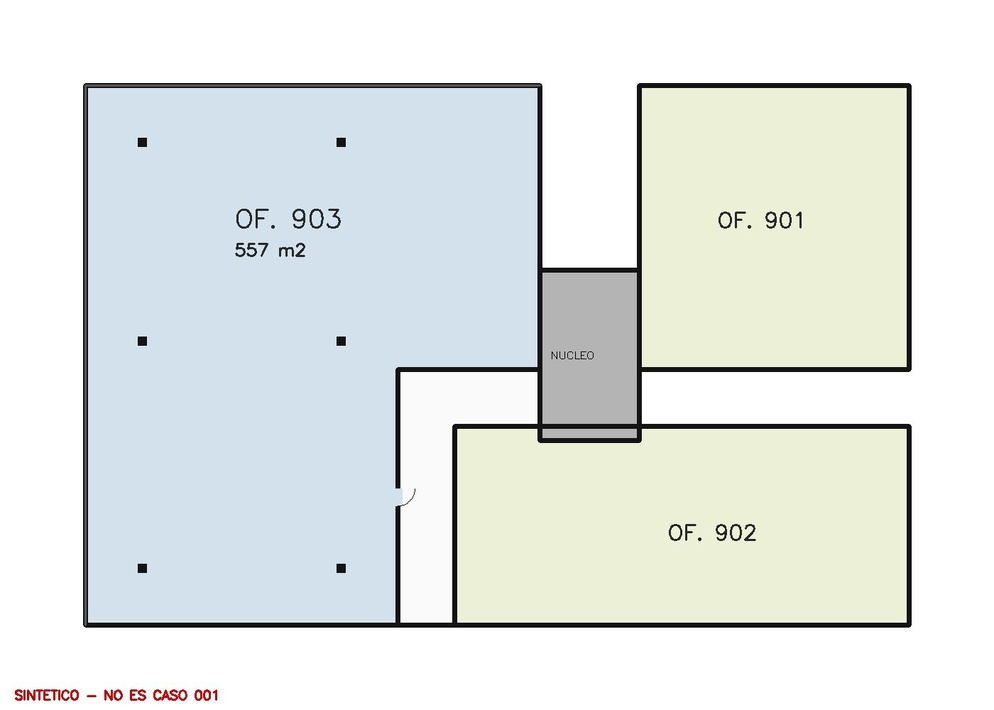
#> input picture cases/900_synthetic_fixture/original.jpg, 994 x 710 px, shrunk from 1400 x 1000 before the run; its folder holds only this picture in this run
$ python -i core_geometry.py   (imports and definitions only)
#> lines starting #> are read from the running program, lines starting #| are printed output that depends on the picture; after the words box and inside, x2 and y2 are one past the last pixel; in counts of white or black regions, pixels touching at a corner belong together
#> further down, picture is the input picture: shape (710, 994, 3); mean B, G, R 230, 232.5, 227.7
### src/escalimetro/segmentation/structural.py
"""E16.7 — evidencia estructural en un dibujo de arquitectura.

DEFINICIÓN OPERACIONAL
----------------------
Hasta E16.6 el motor identificaba lo dibujado con una sola regla:

    tinta  ==  gris < 110

Esa regla no describe un dibujo: describe una *tinta concreta*. Un plano puede estar trazado en
negro sólido, en gris medio, en gris claro, o impreso con un tóner gastado, y sigue siendo el mismo
dibujo con el mismo contenido. Lo que no cambia entre esas versiones es la RELACIÓN entre el trazo y
el papel sobre el que está: el trazo es **más oscuro que el fondo que lo rodea**. Un umbral global
mide la primera propiedad —contingente— e ignora la segunda, que es la que define un dibujo.

De ahí la definición que este módulo implementa:

    EVIDENCIA ESTRUCTURAL = píxel materialmente más oscuro que el fondo LOCAL del papel,
                            medido a la escala de trazo del dibujo.

"Materialmente" y "escala de trazo" son las dos únicas magnitudes que hay que fijar, y ninguna de
las dos es una propiedad de un caso:

* `min_contrast` — cuánto más oscuro. Es una constante del MEDIO, no del dibujo: en un raster de 8
  bits, el ruido de escaneo, la compresión y el antialias mueven el gris unos pocos niveles; un
  trazo deliberado mueve decenas. 25 niveles ≈ 10 % del rango es el punto donde deja de haber duda.
  No se eligió mirando ningún plano real: se eligió por el rango del formato.
* `stroke_scale_frac` — a qué escala se mide "el fondo local". El fondo se estima cerrando la imagen
  con un elemento cuadrado más ancho que cualquier trazo y más angosto que cualquier recinto: un
  trazo desaparece bajo ese cierre (y por tanto se revela como más oscuro que su fondo), un recinto
  no. 1 % del lado mayor cumple las dos cosas en cualquier dibujo cuya escala de trazo sea la de un
  plano: a 1788 px son 18 px, a 800 px son 8 px.

QUÉ NO ES ESTO
--------------
No es un detector de muros. No distingue muro de mobiliario, de texto ni de marca de agua, y no
tiene por qué: la segmentación whole-shell no pregunta *qué es cada trazo*, pregunta *qué queda
encerrado*. Convertir esto en un clasificador de elementos sería resolver un problema mayor —
parsing CAD— para responder una pregunta menor. Lo que este módulo entrega es la capa que faltaba:
un mapa de barreras que representa lo que hay dibujado, en vez de lo que resulta ser oscuro.

BLACK-HAT Y LOS TRAZOS GRUESOS
------------------------------
`closing(gris) - gris` deja en cero el interior de una mancha oscura más ancha que el elemento
estructurante: de un bloque macizo se marca su borde, no su relleno. Para el propósito de este
módulo eso es irrelevante y conviene decirlo explícitamente: el borde de un bloque macizo es un
anillo cerrado, y la conectividad con el exterior no distingue un anillo de un disco. Lo que el
bloque encierra sigue quedando encerrado.
"""
from __future__ import annotations

from dataclasses import dataclass, field
from typing import Dict, Optional, Tuple

import cv2
import numpy as np

# Constantes del medio y de la escala de dibujo. No son constantes de ningún caso.
MIN_CONTRAST = 25          # niveles de gris (de 255) que separan trazo de ruido/antialias
STROKE_SCALE_FRAC = 0.01   # ancho del elemento estructurante como fracción del lado mayor
STROKE_SCALE_MIN = 3
STROKE_SCALE_MAX = 51


@dataclass
class StructuralInk:
    """Mapa de evidencia estructural + cómo se obtuvo (E16.7 §18: nada de parámetros ocultos)."""
    ink: np.ndarray                      # uint8 0/255
    params: Dict = field(default_factory=dict)
    diagnostics: Dict = field(default_factory=dict)


def stroke_scale_px(shape: Tuple[int, int], frac: float = STROKE_SCALE_FRAC) -> int:
    """Elemento estructurante impar derivado del tamaño de la imagen, no de un caso."""
    h, w = shape[:2]
    k = int(round(max(h, w) * float(frac)))
    k = max(STROKE_SCALE_MIN, min(STROKE_SCALE_MAX, k))
    return k if k % 2 == 1 else k + 1


def structural_ink(image, min_contrast: int = MIN_CONTRAST,
                   stroke_scale_frac: float = STROKE_SCALE_FRAC,
                   roi: Optional[Tuple[int, int, int, int]] = None) -> StructuralInk:
    """Trazo = más oscuro que el fondo local por al menos `min_contrast` niveles."""
#> called with min_contrast = 25, stroke_scale_frac = 0.01
    gray = cv2.cvtColor(image, cv2.COLOR_BGR2GRAY) if image.ndim == 3 else image
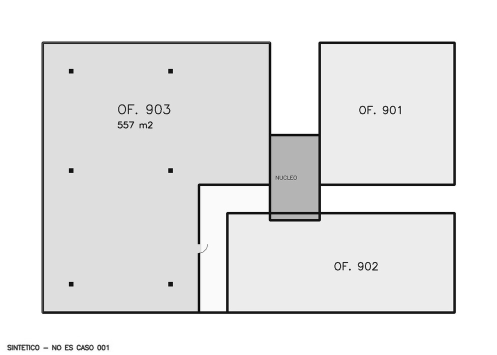
#> gray: shape (710, 994) (shown at 1/2 size); min 0, max 255, mean 230.8
    h, w = gray.shape[:2]
    k = stroke_scale_px(gray.shape, stroke_scale_frac)
    ker = cv2.getStructuringElement(cv2.MORPH_RECT, (k, k))
    background = cv2.morphologyEx(gray, cv2.MORPH_CLOSE, ker)     # papel, sin los trazos
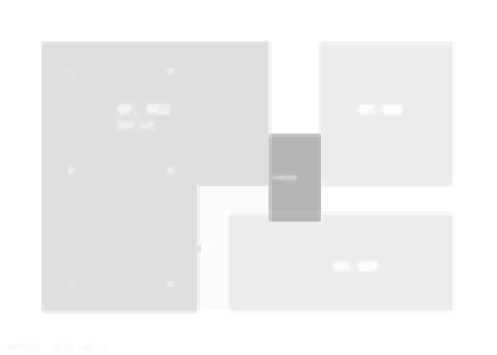
#> background: shape (710, 994) (shown at 1/2 size); min 180, max 255, mean 238.9
    contrast = cv2.subtract(background, gray)                     # cuánto más oscuro que su fondo
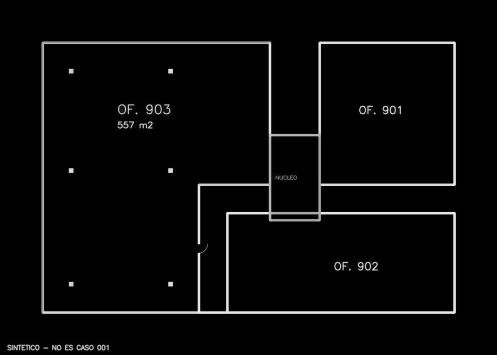
#> contrast: shape (710, 994) (shown at 1/2 size); min 0, max 255, mean 8.1
    ink = (contrast >= int(min_contrast)).astype(np.uint8) * 255
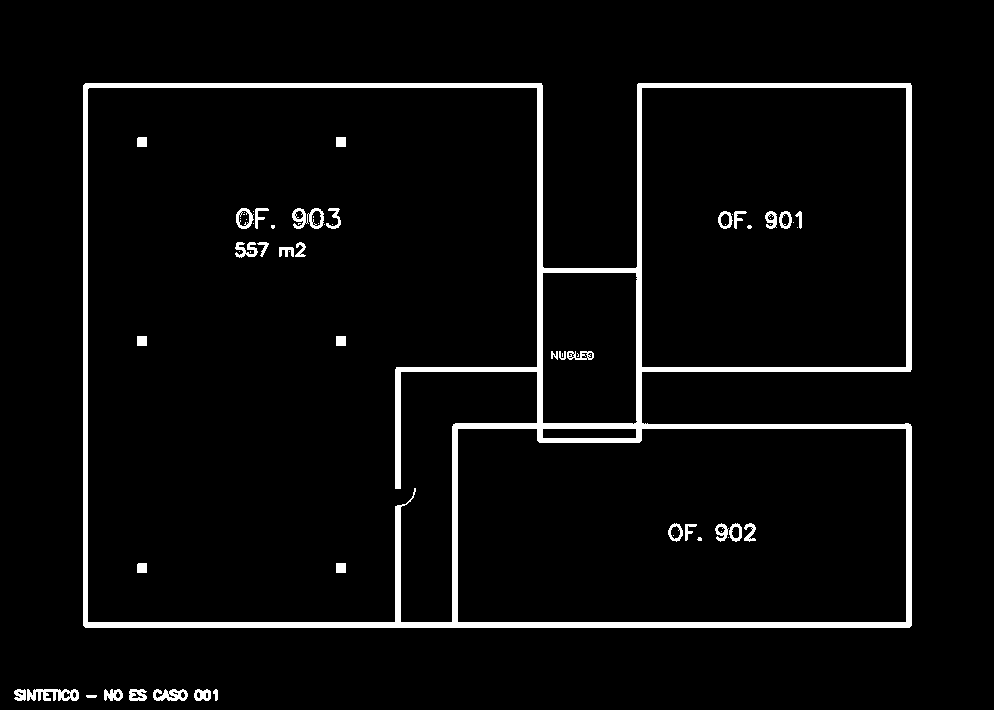
#> ink: shape (710, 994); 4.4% white; 64 white regions (28 under 20 px), largest, box (x1, y1, x2, y2) and area: (83, 83, 912, 628) 26217, (27, 689, 79, 701) 424, (292, 208, 324, 229) 335

    if roi:
        x0, y0, x1, y1 = map(int, roi)
        sub = ink[y0:y1, x0:x1]
        area = max(1, (x1 - x0) * (y1 - y0))
    else:
        sub, area = ink, h * w
#> area = 705740
    diag = {
        "ink_frac_roi": round(float((sub > 0).sum()) / area, 6),
        "contrast_p99": float(np.percentile(contrast, 99)),
        "background_median": float(np.median(background)),
    }
#> diag = {'ink_frac_roi': 0.0437, 'contrast_p99': 227, 'background_median': 236}
    return StructuralInk(ink=ink,
                         params={"method": "local_contrast_blackhat",
                                 "min_contrast": int(min_contrast),
                                 "stroke_scale_frac": float(stroke_scale_frac),
                                 "stroke_scale_px": int(k)},
                         diagnostics=diag)


# ---------------------------------------------------------------------------------------------
# CONTRATO DE ACEPTACIÓN DEL MAPA DE BARRERAS (E16.7 §16)
#
# Distinto y anterior al contrato de aceptación de la MÁSCARA (E16.6). Aquí no se juzga si la huella
# resultante es plausible: se juzga si el dibujo aporta, en absoluto, una barrera con la que valga la
# pena preguntar por conectividad. Los tres criterios están declarados antes de correr ningún caso.
# ---------------------------------------------------------------------------------------------
BARRIER_ACCEPTANCE = {
    # hay dibujo, y sigue siendo mayormente papel: una hoja casi vacía o casi negra no es un plano
    "ink_frac_min": 0.002,
    "ink_frac_max": 0.60,
    # una barrera perimetral es una estructura A ESCALA DEL DIBUJO: su mayor componente conectada
    # abarca al menos media diagonal de la región de interés. Mobiliario suelto y rótulos no.
    "span_ratio_min": 0.50,
    # ni la barrera tapa la hoja entera ni el exterior alcanza todo: tiene que encerrar algo
    "outside_frac_min": 0.02,
    "outside_frac_max": 0.98,
}


# [36 lines left out: functions barrier_diagnostics, barrier_accept, not called in this run]

### src/escalimetro/geometry/core_geometry.py
"""E16.10 — geometría de núcleo guiada por semántica, decidida por código determinista.

LA ARQUITECTURA QUE ESTE MÓDULO IMPLEMENTA

    pista semántica  →  reducción del espacio de búsqueda
                     →  GEOMETRÍA DETERMINISTA sobre evidencia estructural
                     →  CONTRATO DE ACEPTACIÓN que puede vetar

La pista dice *dónde mirar*. No dice dónde está el borde. El borde sale de las mismas señales que los
ciclos anteriores dejaron validadas —evidencia estructural (E16.7), muros por grosor y linealidad
(E16.8-CORE), celdas interiores cerradas, conectividad— y el resultado puede quedar FUERA del
recuadro de la pista si la estructura continúa, o MUCHO MÁS CHICO si no la hay. Las dos cosas se
miden y se reportan (`hint_iou`, `outside_hint_frac`): si el polígono coincidiera con el recuadro,
sería una copia disfrazada y el informe lo mostraría.

QUÉ ES UN NÚCLEO, OPERACIONALMENTE

Una región interior de infraestructura permanente: construida (mucho muro por unidad de superficie),
compacta, conectada, con circulación vertical adentro cuando el dibujo la deja ver, y que NO es
espacio ocupable normal. Ninguna de esas propiedades es "estar al centro" ni "ser un rectángulo".
"""
from __future__ import annotations

from dataclasses import dataclass, field
from typing import Dict, List, Optional, Tuple

import cv2
import numpy as np

from ..segmentation.structural import stroke_scale_px, structural_ink
from . import core_completeness as CC
from . import core_producer as CP
from .core_components import (CONTRACT_VERSION, CoreComponentSet, InvalidCoreGeometry,
                              MultiComponentCoreError, components_from_mask, normalize_components)

Point = Tuple[float, float]

# --- parámetros de la construcción geométrica ---------------------------------------------------
#: margen con el que se ensancha el recuadro de la pista para BUSCAR. Existe porque una pista es
#: aproximada por definición (E16.9 midió ±15-20 px de borde declarados por el propio intérprete):
#: buscar sólo dentro del recuadro heredaría su error. Fracción del lado mayor de la imagen.
SEARCH_MARGIN_FRAC = 0.03
#: radio con el que se enlazan piezas de estructura separadas por un vano o un pasillo. Es la escala
#: a la que dos bloques de servicio se leen como un mismo núcleo. Fracción del lado mayor.
LINK_FRAC = 0.025
#: para incorporar una componente de muro completa hace falta que ESA componente esté mayormente en
#: la zona de búsqueda. Impide que un muro de fachada —que apenas roza la zona— arrastre la planta.
LINK_MIN_OVERLAP = 0.50
#: una celda interior cerrada más grande que esto no es un ducto ni una caja de ascensor: es una
#: sala. Fracción de la huella.
ANCHOR_MAX_FRAC = 0.02


@dataclass
class CoreCandidate:
    mask: np.ndarray
    ring: List[Point]
    metrics: Dict
    accepted: bool = False
    reasons: List[str] = field(default_factory=list)
    notes: str = ""
    # E16.11 — dos preguntas distintas, dos estados distintos. `accepted` sigue significando lo que
    # significaba en E16.10 (plausibilidad) y ya no es el veredicto: el veredicto es `status`.
    plausibility_status: str = ""
    completeness_status: str = ""
    completeness_metrics: Dict = field(default_factory=dict)
    completeness_reasons: List[str] = field(default_factory=list)
    status: str = ""
    # E16.13.1 — la representación. `components` es la verdad geométrica del candidato; `ring` sólo
    # existe cuando esa verdad es UNA región.
    components: List[List[Point]] = field(default_factory=list)
    component_metrics: List[Dict] = field(default_factory=list)
    contract_version: str = CONTRACT_VERSION
    geometry_notes: str = ""

    # [16 lines left out: functions __post_init__, single_ring, not called in this run]


def wall_map(image_bgr: np.ndarray) -> np.ndarray:
    """Muro = trazo GRUESO y LINEAL.

    E16.7 estableció que la evidencia estructural no distingue muro de mobiliario, y que para
    preguntar *qué encierra el perímetro* esa distinción no hacía falta. Para un núcleo sí hace
    falta: un muro es un trazo que además es grueso respecto de la escala de trazo del dibujo y que
    se extiende en línea recta a lo largo de varias veces esa escala. Un mueble y una anotación no
    cumplen las dos cosas a la vez. Ambos tamaños se derivan de `stroke_scale_px`, es decir del
    tamaño de la imagen, no de un caso."""
    ink = (structural_ink(image_bgr).ink > 0).astype(np.uint8) * 255
    k = stroke_scale_px(ink.shape[:2])
    grosor = max(3, k // 4) | 1
    grueso = cv2.morphologyEx(ink, cv2.MORPH_OPEN,
                              cv2.getStructuringElement(cv2.MORPH_ELLIPSE, (grosor, grosor)))
#> grueso: shape (710, 994); 4.3% white; 46 white regions (11 under 20 px), largest, box (x1, y1, x2, y2) and area: (83, 83, 912, 628) 26167, (27, 689, 79, 701) 413, (153, 689, 188, 701) 280
    largo = max(9, 2 * k) | 1
    h = cv2.morphologyEx(grueso, cv2.MORPH_OPEN, cv2.getStructuringElement(cv2.MORPH_RECT, (largo, 1)))
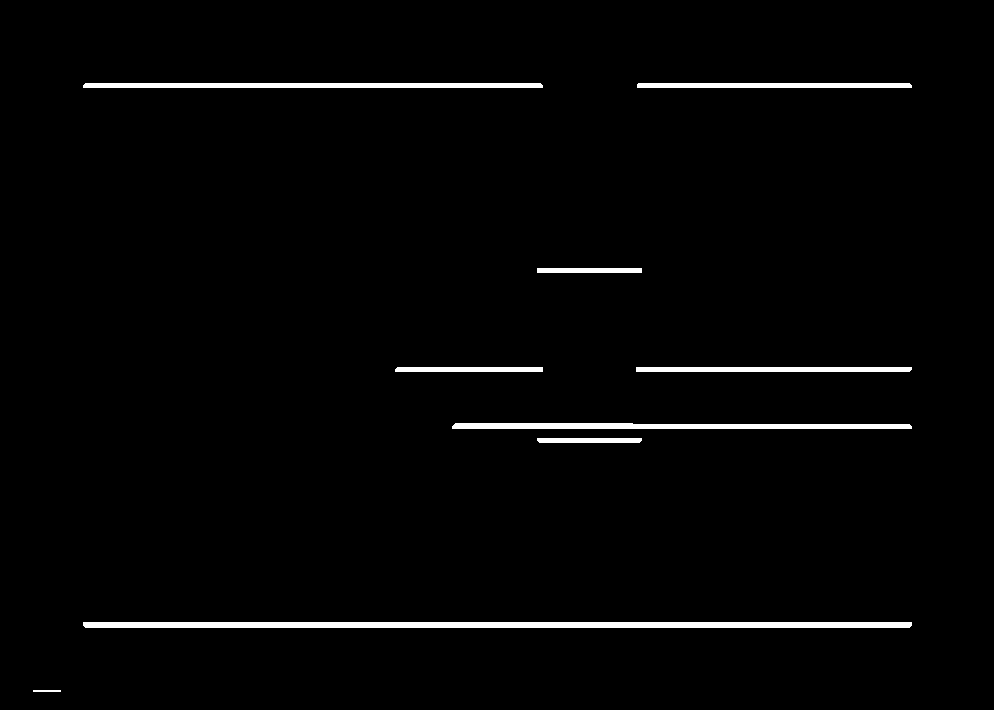
#> h: shape (710, 994); 2% white; 9 white regions, largest, box (x1, y1, x2, y2) and area: (83, 622, 912, 628) 4968, (452, 423, 912, 429) 2472, (83, 83, 543, 88) 2294
    v = cv2.morphologyEx(grueso, cv2.MORPH_OPEN, cv2.getStructuringElement(cv2.MORPH_RECT, (1, largo)))
#> v: shape (710, 994); 1.8% white; 8 white regions, largest, box (x1, y1, x2, y2) and area: (83, 83, 88, 628) 2719, (537, 83, 543, 443) 2154, (636, 83, 642, 443) 1937
    return ((h | v) > 0).astype(np.uint8) * 255
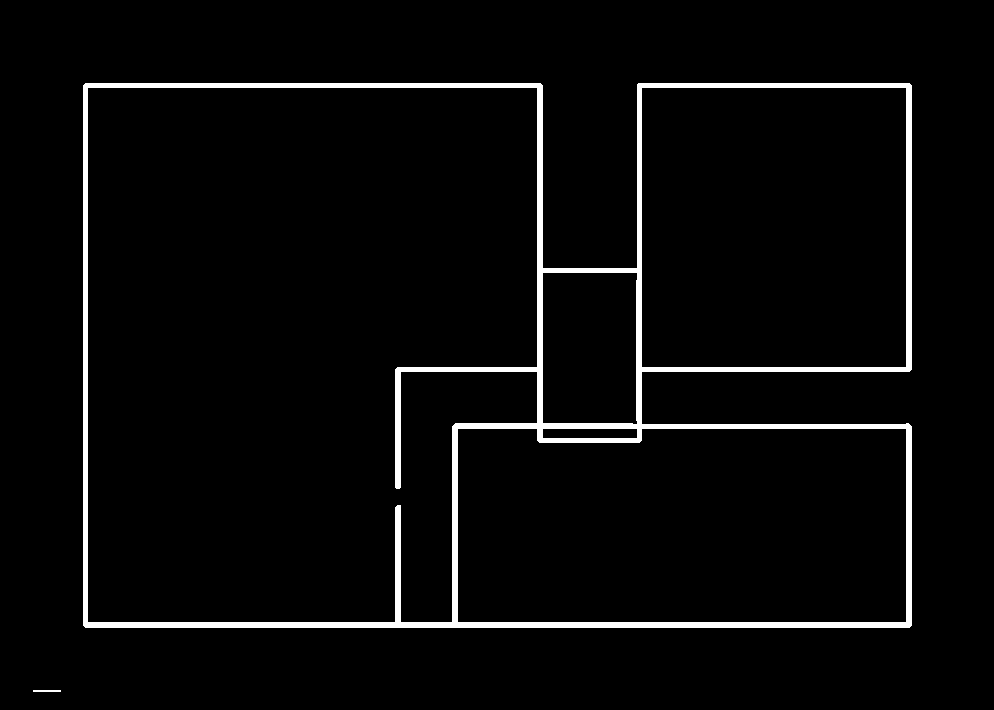
#> returned value: shape (710, 994); 3.7% white; 2 white regions, box (x1, y1, x2, y2) and area: (83, 83, 912, 628) 26140, (33, 690, 61, 692) 56


# [118 lines left out: functions enclosed_cell_anchors, open_floor, build_core, not called in this run]


# -----------------------------------------------------------------------------------------------
# CONTRATO DE ACEPTACIÓN DEL NÚCLEO (E16.10 §8, ámbitos migrados en E16.13.1)
#
# Congelado ANTES de mirar ningún caso de desarrollo. NINGÚN VALOR CAMBIA en este ciclo: lo único
# que cambia es DÓNDE se pregunta cada propiedad, y que `components_max` deja de existir.
#
#   MÉTRICA                 ÁMBITO            POR QUÉ
#   wall_fraction           PER-COMPONENT     cada región tiene que estar construida; promediar deja
#                                             que una región maciza tape una vacía
#   solidity                PER-COMPONENT     un bloque es compacto. La envolvente convexa de la
#                                             UNIÓN atraviesa la circulación entre regiones, así que
#                                             a nivel de unión mide el reparto de la planta y no la
#                                             forma del objeto  → OBSOLETA como métrica de unión
#   open_floor_invasion     PER-COMPONENT     una región que es piso ocupable no es núcleo, aunque
#                                             el promedio del conjunto la disimule
#   scope_overlap           PER-COMPONENT     RELACIÓN de cada región con el alcance semántico.
#                                             Sustituye a toda idea de "pertenencia por cercanía"
#   footprint_frac          UNION             el tamaño del núcleo es el del conjunto
#   hint_iou                UNION             la pista describe el conjunto
#   centroid_in_hint        UNION             el centro de UNA región puede caer fuera sin que el
#                                             conjunto esté mal
#   components              OBSOLETA          la cantidad de regiones es una propiedad del DIBUJO,
#                                             no del núcleo: se mide y se reporta, no veta
# -----------------------------------------------------------------------------------------------
CORE_ACCEPTANCE = {
    # --- UNIÓN ---------------------------------------------------------------------------------
    # coherencia con la pista: si la geometría no se solapa con lo que la semántica señaló, o su
    # centro cae fuera, el productor encontró OTRA cosa. Umbral bajo a propósito: la pista es un
    # recuadro grueso y el núcleo es una figura flaca; exigir más obligaría a parecerse al recuadro.
    "hint_iou_min": 0.15,
    "require_centroid_in_hint": True,
    # tamaño plausible respecto de la huella: ni un armario ni media planta
    "footprint_frac_min": 0.02,
    "footprint_frac_max": 0.35,
    # --- POR COMPONENTE ------------------------------------------------------------------------
    # estructura permanente: un núcleo está CONSTRUIDO. Una porción equivalente de piso abierto tiene
    # una fracción de muro cercana a cero.
    "wall_fraction_min": 0.12,
    # compacidad: cada región es un bloque, no una constelación de fragmentos
    "solidity_min": 0.55,
    # invasión del espacio ocupable: si la mayor parte de una región es piso abierto dominante, es
    # oficina con muros alrededor, no núcleo
    "open_floor_invasion_max": 0.30,
    # relación de cada región con el alcance que la semántica señaló
    "component_scope_overlap_min": 0.50,
}


# [207 lines left out: functions accept_core, _scope_mask, _geometry_metrics, component_metrics, evaluate_candidate, core_from_hint and 1 more, not called in this run]

>>> import cv2
>>> picture = cv2.imread('../../../cases/900_synthetic_fixture/original.jpg')
>>> result = wall_map(picture)
